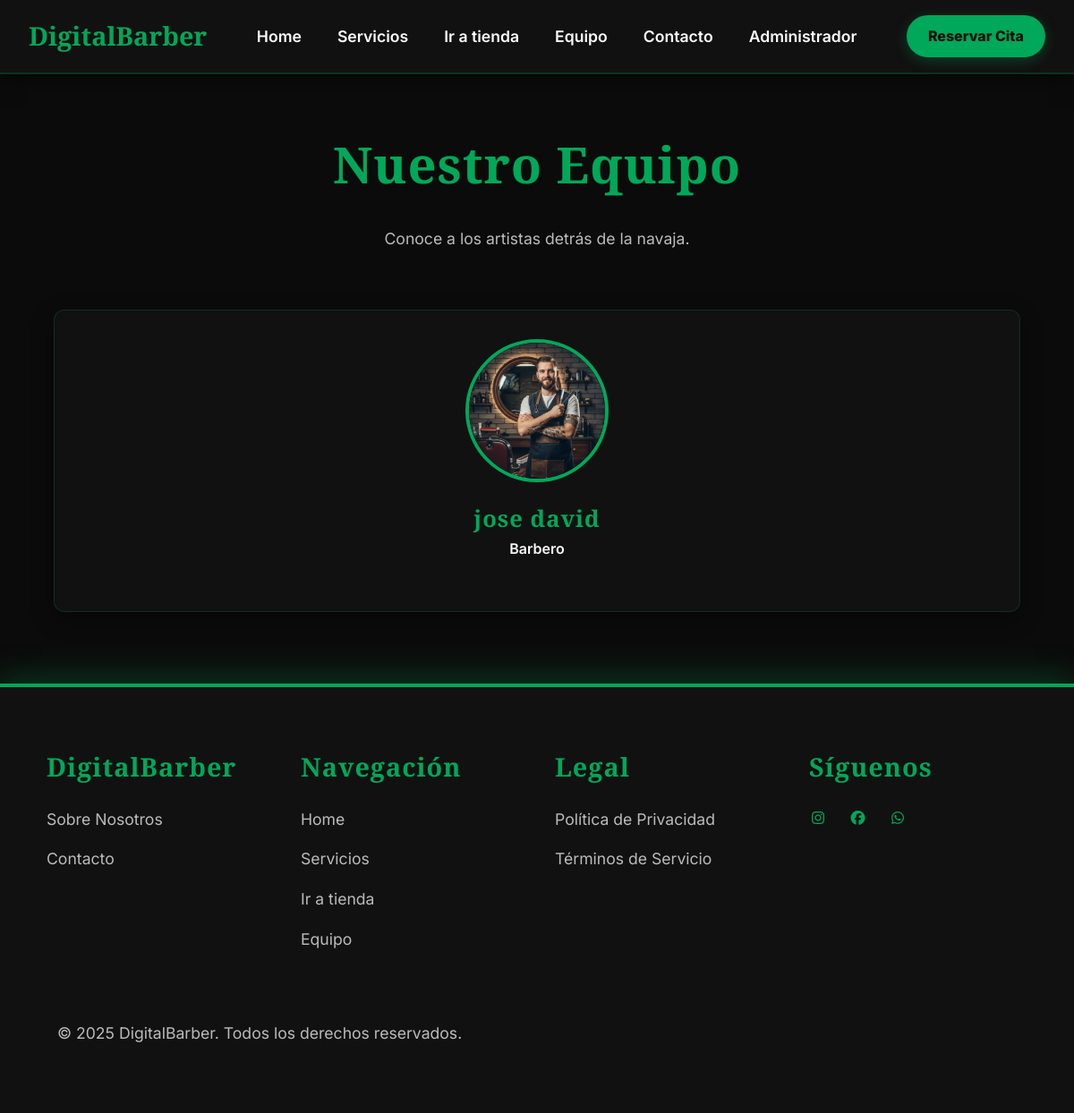
Screenshot of /barberos/ with the database file from the repository.
### Empleados/models.py (models this page shows, shortened)
class Empleado(models.Model):
    nombre = models.CharField(max_length=100)
    imagen = models.ImageField(upload_to='empleados', null=True, blank=True)
    puesto = models.CharField(max_length=100)
    salario = models.DecimalField(max_digits=10, decimal_places=2)
    fecha_contratacion = models.DateField()

### Empleados/views.py (the view)
# urls.py: path('', views.empleados, name='empleados'),
def empleados(request):
    empleados = Empleado.objects.all()
    return render(request, 'empleados/empleados.html', {'empleados': empleados})

### Empleados/templates/empleados/empleados.html (shortened to what this page needs)
{% extends 'base.html' %}
{% load static %}
{% block content %}
<div class="container">
    <h1>Nuestro Equipo</h1>
    <p style="text-align: center; max-width: 600px; margin: 0 auto 4rem; color: var(--color-gris-texto);">
        Conoce a los artistas detrás de la navaja.
    </p>
    <div class="team-grid">
        {% for empleado in empleados %}
            <div class="team-card">
                <div class="team-image-wrapper">
                    <img src="{{ empleado.imagen.url }}" alt="{{ empleado.nombre }}" class="team-image">
                </div>
                <h3 class="team-name">{{ empleado.nombre }} {{ empleado.apellido }}</h3>
                <p class="team-title">{{ empleado.puesto }}</p>
            </div>
        {% empty %}
             <p>No hay información del equipo disponible.</p>
        {% endfor %}
    </div>
</div>
{% endblock %}

### DigitalBarberApp/templates/base.html (style rules this page uses)
:root { --bg-color: #0b0b0b; --color-negro: #111111; --color-blanco: #fafafa; --color-fondo: #111111; --color-acento: #00A859; --color-gris-texto: #bbb; --font-serif: "Cormorant Garamond", serif; --font-sans: "Inter", sans-serif; font-family: var(--font-sans); }
* { margin: 0; padding: 0; box-sizing: border-box; }
html { scroll-behavior: smooth; }
body { background-color: var(--bg-color); color: var(--color-blanco); font-family: var(--font-sans); line-height: 1.7; font-size: 16px; }
h1, h2, h3, h4, h5, h6 { font-family: var(--font-serif); color: var(--color-acento); letter-spacing: 1px; margin-bottom: 1rem; line-height: 1.3; }
h1 { font-size: 3.5rem; text-align: center; margin-bottom: 2rem; }
h3 { font-size: 2.2rem; }
p { color: var(--color-gris-texto); font-size: 1.1rem; margin-bottom: 1.5rem; }
.container { width: 90%; max-width: 1200px; margin: 4rem auto; }
.team-grid { display: grid; grid-template-columns: repeat(auto-fit, minmax(250px, 1fr)); gap: 2.5rem; }
.team-card { background: var(--color-negro); border-radius: 12px; text-align: center; padding: 2rem 1.5rem; border: 1px solid rgba(0, 168, 89, 0.2); transition: all 0.3s ease; box-shadow: 0 8px 25px rgba(0, 0, 0, 0.4); }
.team-image-wrapper { width: 160px; height: 160px; border-radius: 50%; margin: 0 auto 1.5rem; overflow: hidden; border: 4px solid var(--color-acento); transition: border-color 0.3s ease; }
.team-image { width: 100%; height: 100%; object-fit: cover; transition: transform 0.4s ease; }
.team-name { font-family: var(--font-serif); font-size: 1.6rem; color: var(--color-acento); margin-bottom: 0.25rem; }
.team-title { font-size: 1rem; color: var(--color-blanco); font-weight: 600; margin-bottom: 1rem; }

### rows the page displays
Empleado: imagen (picture), nombre "jose david", puesto "Barbero"
